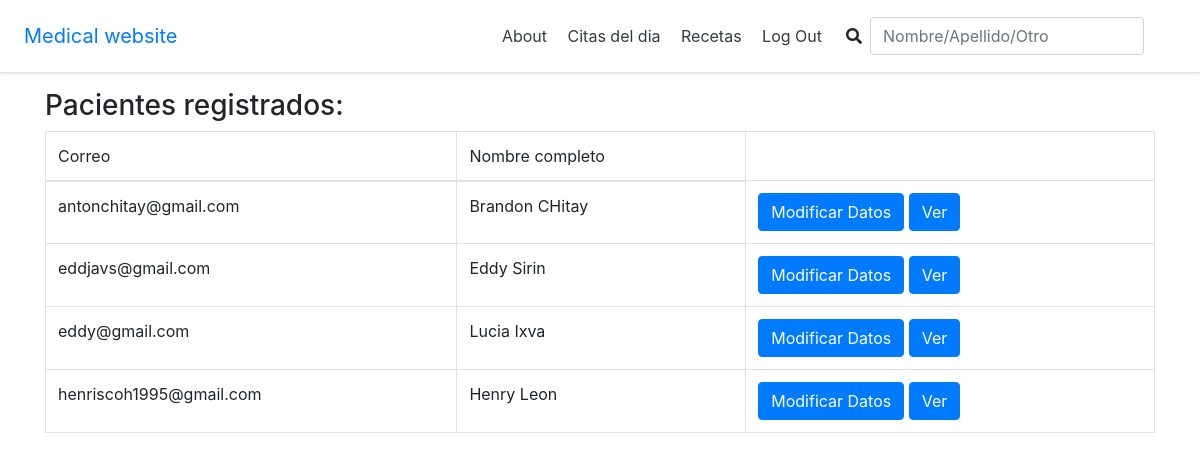
The app's page /listado_pacientes/ (signed in) with its own data.
### users/models.py (models this page shows, shortened)
class Paciente(models.Model):
    GENERO_OPCIONES = [
        ('MASCULINO', 'Masculino'),
        ('FEMENINO', 'Femenino'),
    ]
    nombre = models.CharField(max_length=100)
    apellido = models.CharField(max_length=100)
    telefono = models.CharField(max_length=50, blank=True, null=True)
    telefono_emergencia = models.CharField(max_length=50, blank=True, null=True)
    correo = models.CharField(max_length=100)
    fecha_nacimiento = models.DateField() #DateField(input_formats=settings.DATE_INPUT_FORMATS, null=True, blan=True) para introducir la fecha dd-mm-DDDD
    direccion = models.CharField(max_length=200)
    descripccion = models.CharField(max_length=500, blank=True, null=True)
    sexo = models.CharField(max_length=10, choices=GENERO_OPCIONES, default='FEMENINO')

### users/views.py (the view)
# urls.py: path('listado_pacientes/', listado_pacientes, name='listado_pacientes'),
def listado_pacientes(request):
    pacientes=Paciente.objects.all()
    data={
        'lista_pacientes':pacientes
    }
    return render(request, 'users/listado_pacientes.html',data)

### templates/users/listado_pacientes.html (shortened to what this page needs)
{%extends '_base.html'%}
{% block content %}
<h3>
    Pacientes registrados:
</h3>
{% if lista_pacientes %}
<table class="table table-bordered">
	<thead>
		<tr>
            <td>Correo</td>
            <td>Nombre completo </td>
		</tr>
	</thead>
	<tbody>
		{% for paciente in lista_pacientes %}
		<tr>
			<td>{{ paciente.correo }}</td>
			<td>{{ paciente.nombre }}         {{ paciente.apellido }}</td>
			<td>
				<a class="btn btn-primary" href="{% url 'modificar_paciente' paciente.correo %}">Modificar Datos</a>
				<a class="btn btn-primary" href="{% url 'detalle_paciente' paciente.correo %}">Ver</a>
			</td>
		</tr>
		{% endfor %}
		{% endif %}
	</tbody>
</table>
{% endblock %}

### records on screen
Paciente: correo "antonchitay@gmail.com", nombre "Brandon", apellido "CHitay"
Paciente: correo "eddjavs@gmail.com", nombre "Eddy", apellido "Sirin"
Paciente: correo "eddy@gmail.com", nombre "Lucia", apellido "Ixva"
Paciente: correo "henriscoh1995@gmail.com", nombre "Henry", apellido "Leon"
